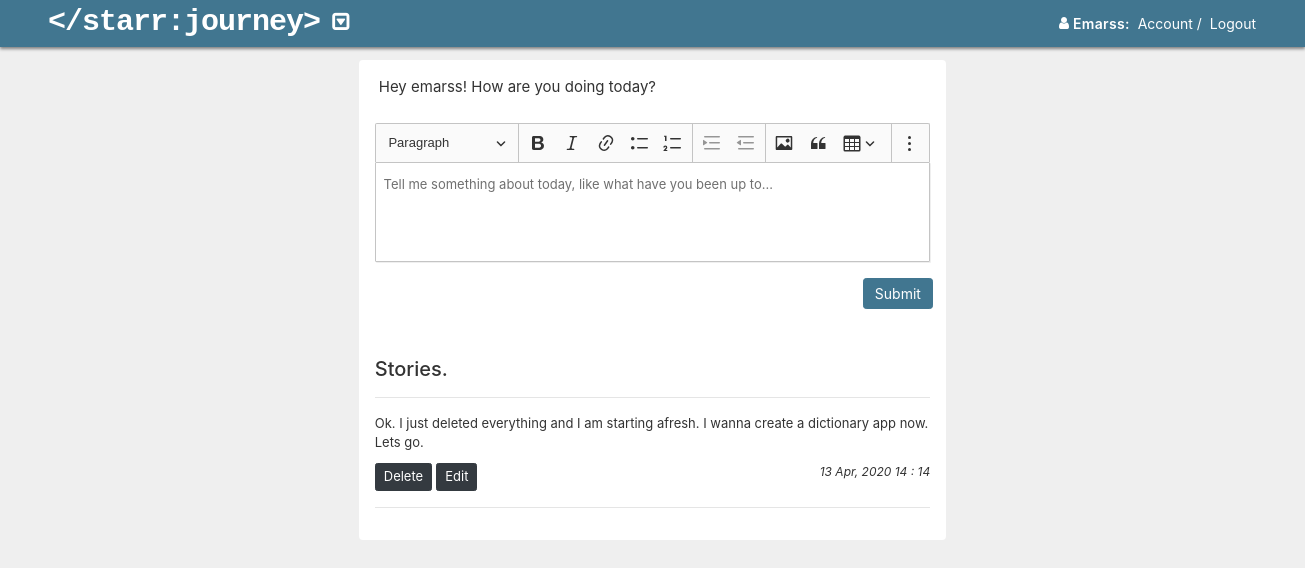
/journey/ (signed in), run on an earlier commit of the app's database.
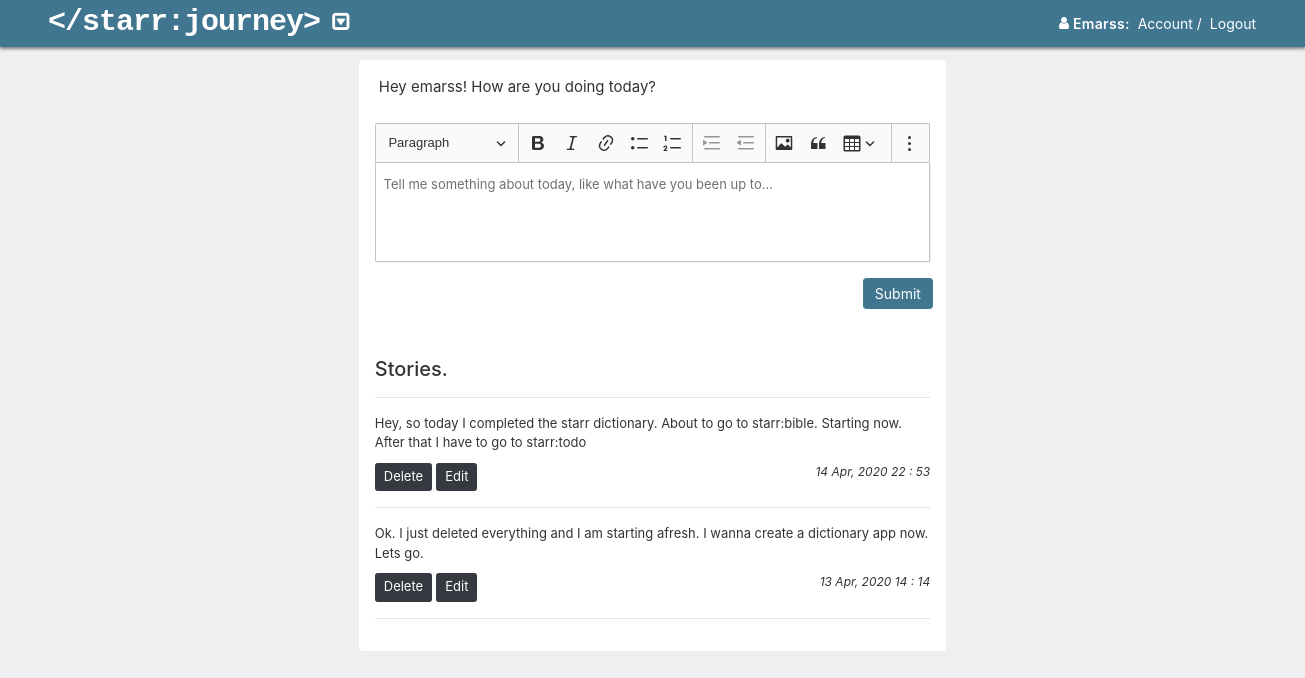
And on a later commit of the database.
### journey/models.py (models this page shows, shortened)
class Journey(models.Model):
	story			= models.TextField();
	user			= models.ForeignKey(User, on_delete=models.CASCADE)
	created_at		= models.DateTimeField(auto_now=True)
	updated_at		= models.DateTimeField(auto_now_add=True)

### journey/views.py (the view)
# urls.py: path('', views.home, name='home'),
@login_required
def home(request, *args, **kwargs):
	context = {}
	if "message" in request.session:
		context['message'] = request.session['message']
		del request.session["message"]
	if "error" in request.session:
		context['error'] = request.session['error']
		del request.session["error"]
	queryset = Journey.objects.filter(user=request.user).order_by("-id")
	context['objects'] = queryset
	context['form'] = StoryForm()
	return render(request, 'journey_home.html', context)

### journey/forms.py
class StoryForm(forms.Form):
	story = forms.CharField()

### journey/templates/journey_home.html (shortened to what this page needs)
{% extends "base.html" %}
{% load static %}
{% block app_name %}journey{% endblock app_name %}
{% block content %}
	<div class="content">
		<div class="row star-journey-outer">
			<div class="star-journey col-6 offset-3 bg-white p-3 rounded">
				<div class="star-head">
					<p class="mb-4 px-1">
						Hey {{ request.user }}! How are you doing today?
					</p>
				</div>
				<div class="star-body">
					<form class="star-form mb-5" id="story_form" method="POST" action="{% url 'journey:home' %}">
						<div class="form-group">
						</div>
						<div class="form-group row">
							<div class="star-journey-sucess col-10"></div>
							<div class="col-2">
								<input type="submit" name="Submit" class="btn btn-primary btn-sm">
							</div>
						</div>
					</form>
					<div class="journey-story-head">
						<h5 class="h5">Stories.</h5>
					</div><hr>
					<div class="journey-stories">
						{% for object in objects %}
							{% include 'includes/story.html' %}
						{% empty %}
							<div class="journey-story">
								<p>Remember, you haven't told me any stories yet.</p>
							</div>
						{% endfor %}
					</div>
				</div>
			</div>
		</div>
	</div>
{% endblock content %}

### journey/templates/includes/story.html
<div class="journey-story" id="story_id_{{ object.id }}">
	{% include 'includes/inner_story.html' %}
</div>
<div class="clearfix"></div><hr>

### journey/templates/includes/inner_story.html
<p>{{ object.story|safe  }}</p>
<a class="btn-xs btn-dark text-white btn px-2" onclick="deleteStory({{ object.id }})">Delete</a>
<a class="btn-xs btn-dark text-white btn px-2" onclick="editStory({{ object.id }})">Edit</a>
<cite class="float-right">{{ object.created_at|date:"d M, Y H : i" }}</cite>

What changed in the data, as far as the page shows it:
added Journey: story "Hey, so today I completed the starr dictionary. About to go to starr:bible. Starting now. After that I have to go to starr:todo", created_at "14 Apr, 2020 22 : 53"
